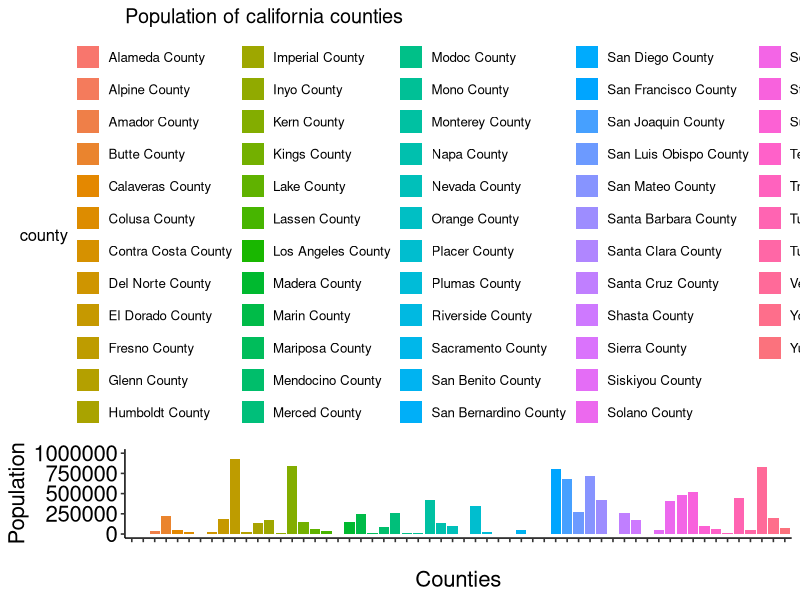
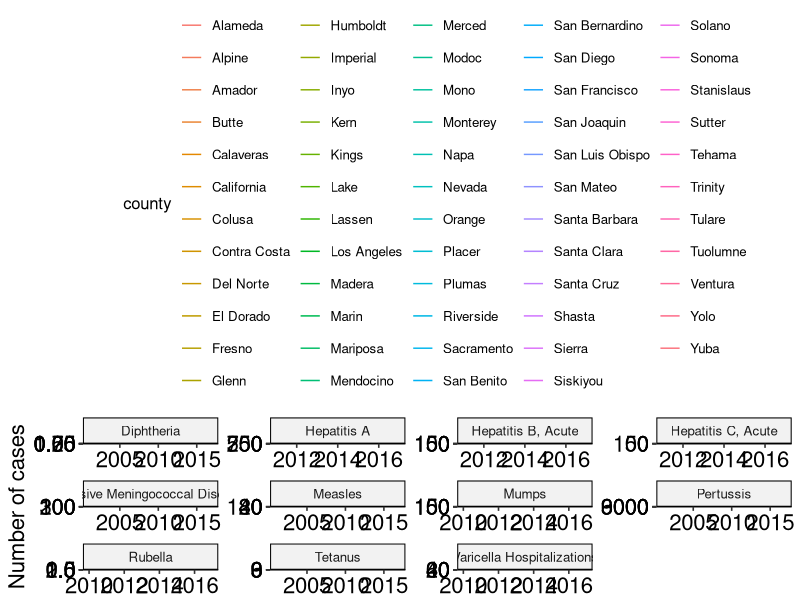
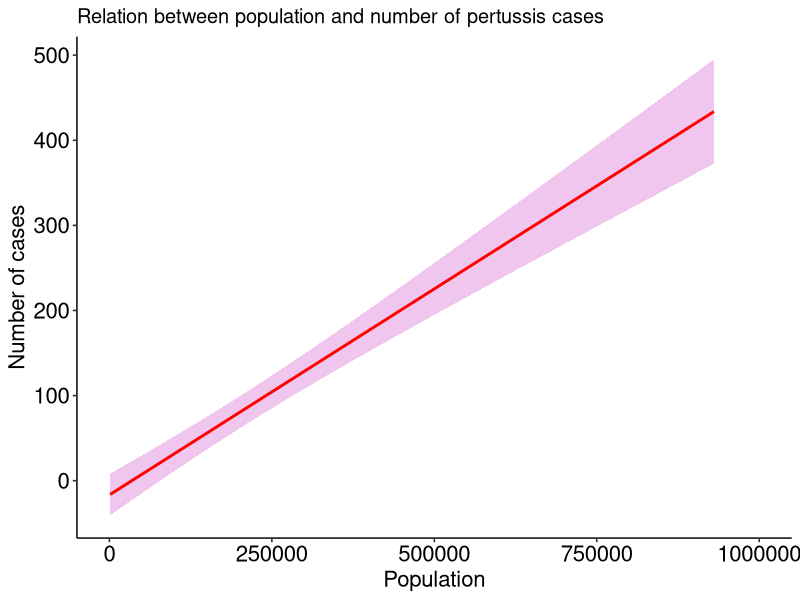
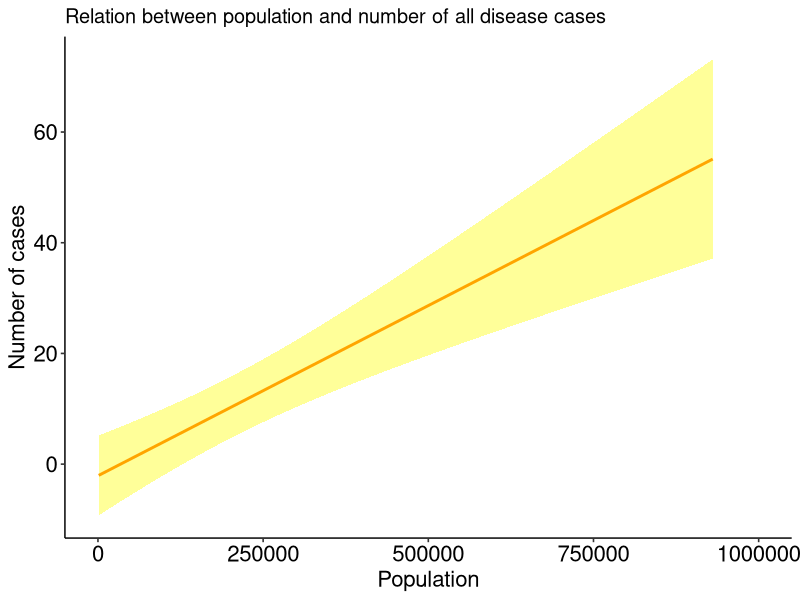
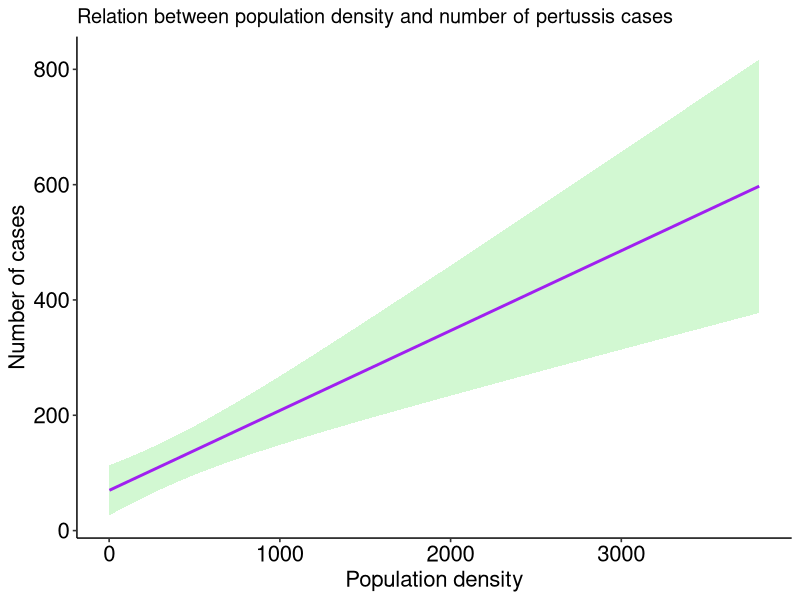
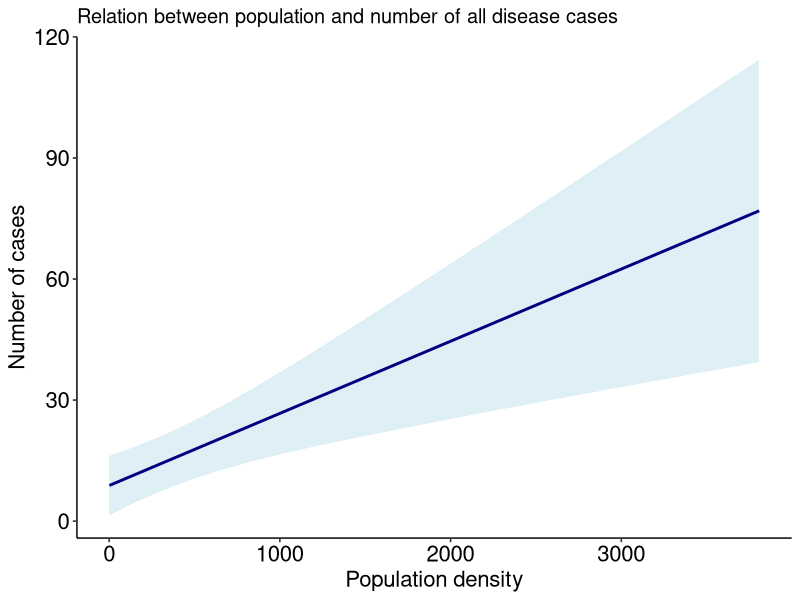

Generate these figures, in order, with R:
##librairies needed
install.packages("dplyr")
install.packages("tidyverse")

library(dplyr)
library(tidyverse)
library(ggplot2)
library(ggpubr)
###
cenus<- read.csv("DEC_10_SF1_GCTPH1.ST05_with_ann.csv",header=T)
head(cenus)
colnames(cenus)<- c("ID","ID2","Geog","Geoid1","Geoid2","Geographicarea",
                    "county","Population","Housing units","totalarea","waterarea",
                    "leandarea","popdens","housedens")

##
ggplot(cenus)+
  geom_col(aes(county,Population, fill=county))+
  ylim(0,1000000)+
  ggpubr::theme_pubr()+
  xlab("Counties")+
  ylab("Population")+
  theme(axis.text.x = element_text(size=16,hjust=45))+
  theme(axis.title.x = element_text(size=16))+
  theme(axis.text.y = element_text(size=16))+
  theme(axis.title.y = element_text(size=16))+
  labs(title = "Population of california counties")
######
############
dis<- read.csv("izb_odp_final_03262019.csv")
head(dis)
dis2<- dis %>% 
  spread(year,count)
head(dis2)    
ggplot(dis)+
  geom_line(aes(year,count, col=county))+
  facet_wrap(~disease,scales = "free")+
  ggpubr::theme_pubr()+
  xlab("Disease")+
  ylab("Number of cases")+
  theme(axis.text.x = element_text(size=16))+
  theme(axis.title.x = element_text(size=16))+
  theme(axis.text.y = element_text(size=16))+
  theme(axis.title.y = element_text(size=16))+
  labs(title = "Number of cases of infectious diseases in california counties")
  ###########
###################
#split the data for county from census
head(cenus)
census<- cenus %>% 
  na.omit() %>% 
  separate("county",into=c("county","just "))
head(census)
tail(census)
tail(dis)
##merge by county
dem.dis<- full_join(census,dis,by="county")
head(dem.dis)
tail(dem.dis)
??tidyr::separate
colnames(cenus)
de.dis.2010<-dem.dis %>% 
  filter(year==2010) %>% 
  select(county,year,Population,disease,count,popdens) %>% 
  group_by(disease) %>% 
  summarise(n=sum(count))
  #spread(disease,count) %>% 
tail(de.dis.2010)
head(de.dis.2010)

###does the cases depend on the population
dem.dis2<-dem.dis %>% filter(year==2010) %>% group_by(disease) %>% 
  select(county,disease,Population,count,popdens)
###pertusis
de.dis.2010.per<-dem.dis %>% 
  filter(year==2010) %>% 
  select(county,year,Population,disease,count,popdens) %>% 
 filter(disease== "Pertussis")

dem.dis.2010.per<- as.data.frame(de.dis.2010.per)
m1<-glm(count~county,data=dem.dis.2010.per)
m2<-glm(count~Population,data=dem.dis.2010.per)
m3<-glm(count~county+Population,data=dem.dis.2010.per)
m4<-glm(count~popdens,data=dem.dis.2010.per)
### relation between population and cases of pertusis
ggplot(de.dis.2010.per, aes(Population,count)) +
  geom_smooth(method=lm, forumla =count~Population,se=T,col="red",fill="orchid")+
  xlim(0,1000000)+
  ggpubr::theme_pubr()+
  xlab("Population")+
  ylab("Number of cases")+
  theme(axis.text.x = element_text(size=16))+
  theme(axis.title.x = element_text(size=16))+
  theme(axis.text.y = element_text(size=16))+
  theme(axis.title.y = element_text(size=16))+
  labs(title="Relation between population and number of pertussis cases ")
### relation between population and cases of all diseases
ggplot(dem.dis2, aes(Population,count)) +
  geom_smooth(method=lm, forumla =count~Population,se=T,col="orange",fill="yellow")+
  xlim(0,1000000)+
  ggpubr::theme_pubr()+
  xlab("Population")+
  ylab("Number of cases")+
  theme(axis.text.x = element_text(size=16))+
  theme(axis.title.x = element_text(size=16))+
  theme(axis.text.y = element_text(size=16))+
  theme(axis.title.y = element_text(size=16))+
  labs(title="Relation between population and number of all disease cases ")
##############3
###################densiyt
### relation between population and cases of pertusis
ggplot(de.dis.2010.per, aes(popdens,count)) +
  geom_smooth(method=lm, forumla =count~popdens,se=T,col="purple",fill="light green")+
  #xlim(0,1000000)+
  ggpubr::theme_pubr()+
  xlab("Population density")+
  ylab("Number of cases")+
  theme(axis.text.x = element_text(size=16))+
  theme(axis.title.x = element_text(size=16))+
  theme(axis.text.y = element_text(size=16))+
  theme(axis.title.y = element_text(size=16))+
  labs(title="Relation between population density and number of pertussis cases ")
### relation between population and cases of all diseases
ggplot(dem.dis2, aes(popdens,count)) +
  geom_smooth(method=lm, forumla =count~podens,se=T,col="navy blue",fill="ligh tblue")+
  #xlim(0,1000000)+
  ggpubr::theme_pubr()+
  xlab("Population density")+
  ylab("Number of cases")+
  theme(axis.text.x = element_text(size=16))+
  theme(axis.title.x = element_text(size=16))+
  theme(axis.text.y = element_text(size=16))+
  theme(axis.title.y = element_text(size=16))+
  labs(title="Relation between population and number of all disease cases ")

